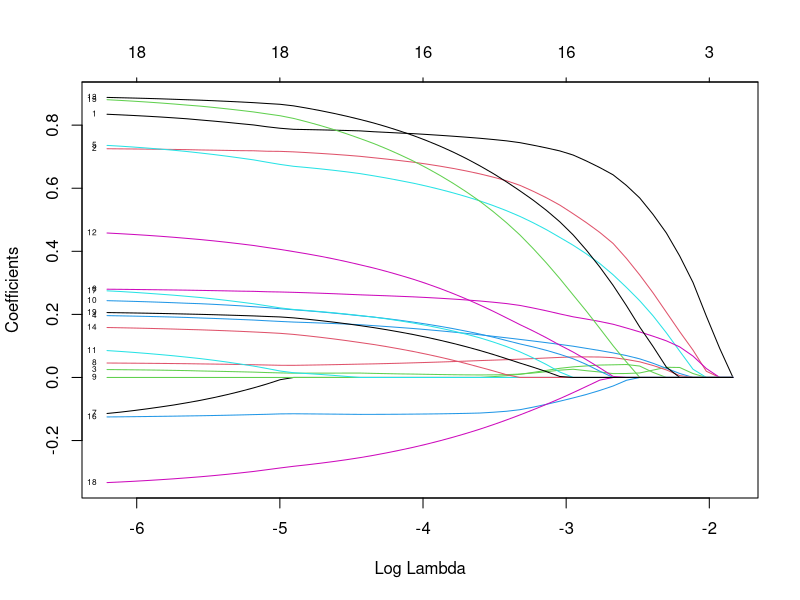
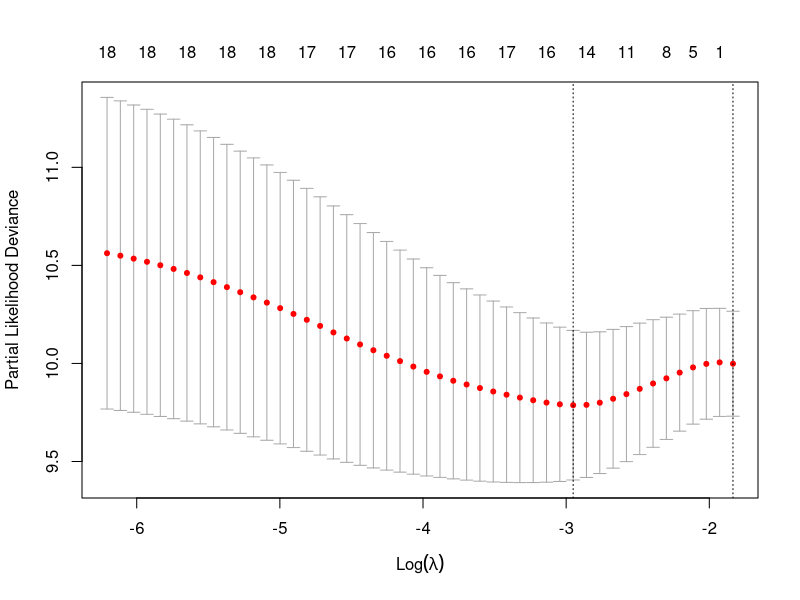

These charts were generated, in order, by the following R code:
#为什么需要用 Lasso + Cox 生存分析模式一般我们在筛选影响患者预后的变量时，通常先进行单因素Cox分析筛选出关联的变量，然后构建多因素模型进一步确认变量与生存的关联是否独立。
#但这种做法没有考虑到变量之间多重共线性的影响，有时候我们甚至会发现单因素和多因素Cox回归得到的风险比是矛盾的，这是变量之间多重共线性导致模型失真的结果。
#并且，当变量个数大于样本量时，此时传统的Cox回归的逐步回归、前进法、后退法等变量筛选方法都不再适用。

library("survival")
library("glmnet")

data = read.table("./ESCA_PCD_LASSO_data.txt", header=T, row.names=1, sep="\t")
x = as.matrix(data[, 3:ncol(data)])
y = data.matrix(Surv(data$time,data$status))
fit = glmnet(x, y, family="cox", alpha=1)
plot(fit,xvar="lambda",label=T)
cv_fit = cv.glmnet(x, y, family="cox", alpha=1,nfolds=10)
plot(cv_fit)
result = coef(cv_fit, s="lambda.min")
my_result = as.data.frame(as.matrix(result))
colnames(my_result) = c("coef")
final_result = subset(my_result, my_result$coef>0)
write.table(final_result, "./LASSO_result_coefficient.txt", row.names=T, col.names=T, sep="\t", quote=F)

